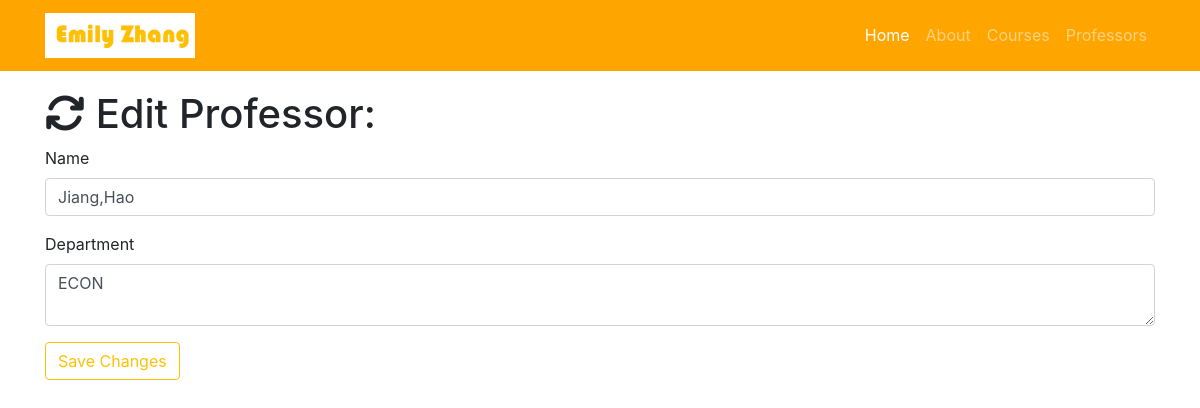
The app's page /professor/edit/3, older data.
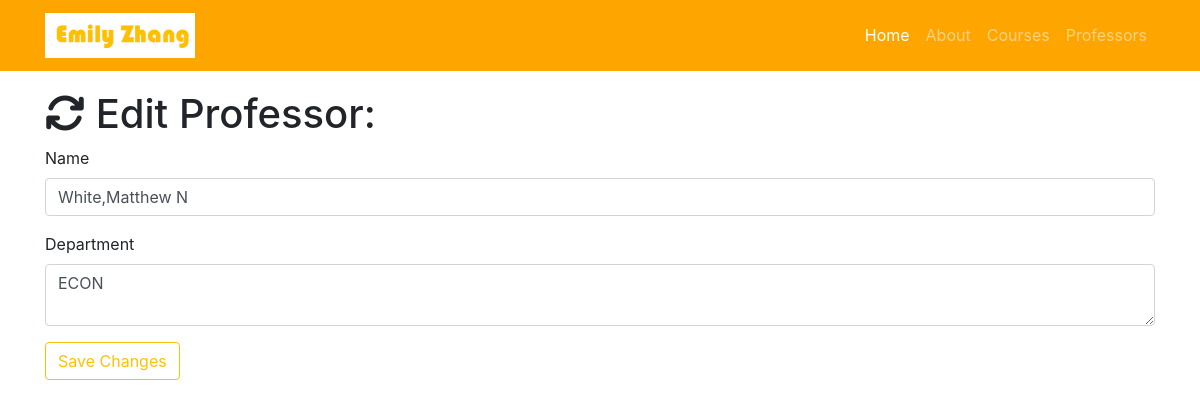
The same page, newer data.
### resume.py (models this page shows)
class Professor(db.Model):
    __tablename__ = 'professors'
    id = db.Column(db.Integer, primary_key=True)
    name = db.Column(db.String(64))
    department = db.Column(db.String(64))
    courses = db.relationship('Course', backref='professor')

### resume.py (the view)
@app.route('/professor/edit/<int:id>', methods=['GET', 'POST'])
def edit_professor(id):
    professor = Professor.query.filter_by(id=id).first()
    if request.method == 'GET':
        return render_template('professor-edit.html', professor=professor)
    if request.method == 'POST':
        professor.name = request.form['name']
        professor.department = request.form['department']
        db.session.commit()
        return redirect(url_for('professors'))

### templates/professor-edit.html (shortened to what this page needs)
{% extends "resume-base.html"%}
{% block page_content%}
  <div class="container">
    <h1><i class="fa fa-refresh" aria-hidden="true"></i> Edit Professor:</h1>
    <form action="/professor/edit/{{professor.id}}" method="post">
      <div class="form-group">
        <label>Name</label>
        <input class="form-control" type="text" name="name" value="{{professor.name}}" required="true">
      </div>
      <div class="form-group">
        <label>Department</label>
        <textarea class="form-control" name="department" required="true">{{professor.department}}</textarea>
      </div>
      <button type="submit" class="btn btn-outline-warning">Save Changes</button>
    </form>
  </div>
{% endblock%}

Row changes from the older to the newer data that the page shows:
changed Professor "ECON": name "Jiang,Hao" → "White,Matthew N"
